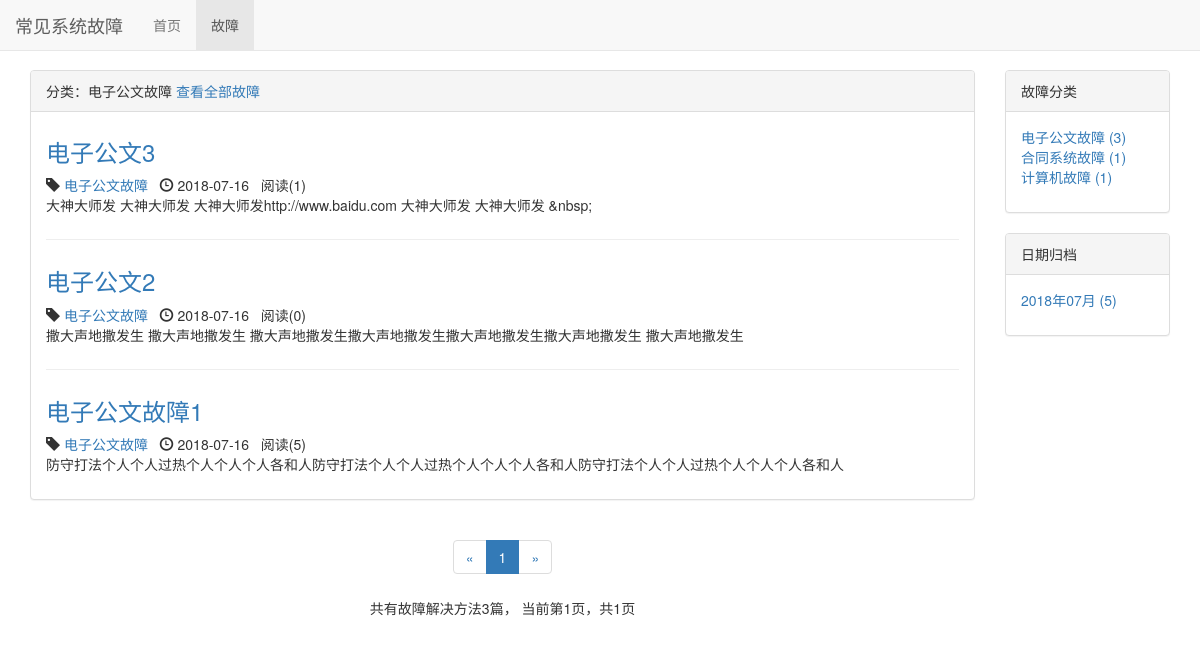
Page /oas/type/1 on the committed database.
### oa/models.py (models this page shows, shortened)
class ErrSysType(models.Model):
    type_name = models.CharField(max_length=15, verbose_name='故障类别')
    def __str__(self):
        return self.type_name

class ErrSys(models.Model):
    err_type = models.ForeignKey(ErrSysType, on_delete=models.DO_NOTHING, verbose_name='故障类别', related_name='errsys_e')
    title = models.CharField(max_length=100, verbose_name='标题')
    author = models.ForeignKey(User, on_delete=models.DO_NOTHING, verbose_name='作者')
    content = RichTextUploadingField(verbose_name='正文')
    readed_num = models.IntegerField(default=0, verbose_name='阅读数')
    created_time = models.DateTimeField(auto_now_add=True, verbose_name='创建时间')
    last_updated_time = models.DateTimeField(auto_now=True, verbose_name='更新时间')
    class Meta:
        ordering = ['-created_time']

### oa/views.py (the view)
# urls.py: path('type/<int:err_type_pk>', views.article_with_type, name="article_with_type"),
def article_with_type(request, err_type_pk):
    err_type = get_object_or_404(ErrSysType, pk=err_type_pk)
    err_all_list = ErrSys.objects.filter(err_type=err_type)
    context = get_system_list_common_data(request, err_all_list)
    context['err_type'] = err_type
    return render_to_response('oas/blogs_with_type.html', context)

### oa/templates/oas/blogs_with_type.html (shortened to what this page needs)
{% extends 'oas/blog_list.html' %}
{% block blog_list_title %}
    分类：{{ err_type.type_name }}
    <a href="{% url 'article_list' %}">查看全部故障</a>
{% endblock %}

### oa/templates/oas/blog_list.html (shortened to what this page needs)
{% extends 'base.html' %}
{% block nav_blog_active %}active{% endblock %}
{% load staticfiles %}
{% block header_extends %}
    <link rel="stylesheet" href="{% static 'blog/blog.css' %}">
{% endblock %}
{% block content %}
    <div class="container">
        <div class="row">
            <div class="col-xs-12 col-sm-8 col-md-9 col-lg-10">
                <div class="panel panel-default">
                    <div class="panel-heading">{% block blog_list_title %}故障列表{% endblock %}</div>
                    <div class="panel-body">
                        {% for article in articles %}
                            <div class="blog">
                                <h3><a href="{% url 'article_detail' article.pk %}">{{ article.title }}</a></h3>
                                <p class="blog-info">
                                    <span class="glyphicon glyphicon-tag"></span> <a href="{% url 'article_with_type' article.err_type.pk %}">{{ article.err_type }}</a>&nbsp;&nbsp;
                                    <span class="glyphicon glyphicon-time"></span> {{ article.created_time|date:"Y-m-d" }}&nbsp;&nbsp;
                                    阅读({{ article.readed_num }})
                                </p>
                                <p>{{ article.content|striptags|truncatechars:120 }}</p>
                            </div>
                        {% empty %}
                            <div class="blog">
                                <h3>暂无文章</h3>
                            </div>
                        {% endfor %}
                    </div>
                </div>
                <div class="paginator">
                    <ul class="pagination">
                        <li>
                            {% if page_of_articles.has_previous %}
                                <a href="?page={{ page_of_articles.previous_page_number }}" aria-label="Previous">
                                    <span aria-hidden="true">&laquo;</span>
                                </a>
                            {% else %}
                                <span aria-hidden="true">&laquo;</span>
                            {% endif %}
                        </li>
                        {% for page_num in page_range %}
                            {% if page_num == page_of_articles.number %}
                                <li class="active"><span>{{ page_num }}</span></li>
                            {% else %}
                                {% if page_num == '...' %}
                                    <li><span>{{ page_num }}</span></li>
                                {% else %}
                                    <li><a href="?page={{ page_num }}">{{ page_num }}</a></li>
                                {% endif %}
                            {% endif %}
                        {% endfor %}
                        <li>
                            {% if page_of_articles.has_next %}
                                <a href="?page={{ page_of_articles.next_page_number }}" aria-label="Next">
                                    <span aria-hidden="true">&raquo;</span>
                                </a>
                            {% else %}
                                <span aria-hidden="true">&raquo;</span>
                            {% endif %}
                        </li>
                    </ul>
                    <p>
                        共有故障解决方法{{ page_of_articles.paginator.count }}篇，
                        当前第{{ page_of_articles.number }}页，共{{ page_of_articles.paginator.num_pages }}页
                    </p>
                </div>
            </div>
            <div class="hidden-xs col-sm-4 col-md-3 col-lg-2">
                <div class="panel panel-default">
                    <div class="panel-heading">故障分类</div>
                    <div class="panel-body">
                        <ul class="blog-types">
                            {% for ErrSysType in ErrSysTypes %}
                                <li>
                                    <a href="{% url 'article_with_type' ErrSysType.pk %}">
                                        {{ ErrSysType.type_name }} ({{ ErrSysType.article_count }})
                                    </a>
                                </li>
                            {% empty %}
                                <li>暂无分类</li>
                            {% endfor %}
                        </ul>
                    </div>
                </div>
                <div class="panel panel-default">
                    <div class="panel-heading">日期归档</div>
                    <div class="panel-body">
                        <ul>
                            {% for article_date, article_count in article_dates.items %}
                                <li>
                                    <a href="{% url 'article_with_date' article_date.year article_date.month %}">
                                        {{ article_date|date:"Y年m月" }} ({{ article_count }})
                                    </a>
                                </li>
                            {% endfor %}
                        </ul>
                    </div>
                </div>
            </div>
        </div>
    </div>
{% endblock %}

### templates/base.html (shortened to what this page needs)
{% load staticfiles %}
<!DOCTYPE html>
<html lang="zh-CN">
<head>
    <link rel="stylesheet" href="{% static 'base.css' %}">
    <link rel="stylesheet" href="{% static 'bootstrap-3.3.7/css/bootstrap.min.css' %}">
    {% block header_extends %}{% endblock %}
</head>
<body>
    <div class="navbar navbar-default navbar-fixed-top" role="navigation">
        <div class="container-fluid">
            <div class="navbar-header">
                <a class="navbar-brand" href="{% url 'home' %}">常见系统故障</a>
            </div>
            <div id="navbar-collapse" class="collapse navbar-collapse">
                <ul class="nav navbar-nav">
                    <li class="{% block nav_home_active %}{% endblock %}">
                        <a href="{% url 'home' %}">首页</a>
                    </li>
                    <li class="{% block nav_blog_active %}{% endblock %}">
                        <a href="{% url 'article_list' %}">故障</a>
                    </li>
                </ul>
            </div>
        </div>
    </div>
    {% block content %}{% endblock %}
</body>
</html>

### static/base.css (style rules this page uses)
* { margin: 0; padding: 0; }
body { margin-top: 70px!important; }
ul { list-style-type: none!important; }

### oa/static/blog/blog.css (style rules this page uses)
ul.blog-types { list-style-type: none; }
div.blog:not(:last-child) { margin-bottom: 2em; padding-bottom: 1em; border-bottom: 1px solid #eee; }
div.blog h3 { margin-top: 0.5em; }
div.blog p.blog-info { margin-bottom: 0; }
div.paginator { text-align: center; }

### rows in the picture
ErrSysType: type_name "电子公文故障", article_count "3"
ErrSys: title "电子公文3", err_type "电子公文故障", created_time "2018-07-16", readed_num "1", content "大神大师发 大神大师发 大神大师发http://www.baidu.com 大神大师发 大神大师发 &nbsp;"
ErrSys: title "电子公文2", err_type "电子公文故障", created_time "2018-07-16", readed_num "0", content "撒大声地撒发生 撒大声地撒发生 撒大声地撒发生撒大声地撒发生撒大声地撒发生撒大声地撒发生 撒大声地撒发生"
ErrSys: title "电子公文故障1", err_type "电子公文故障", created_time "2018-07-16", readed_num "5", content "防守打法个人个人过热个人个人个人各和人防守打法个人个人过热个人个人个人各和人防守打法个人个人过热个人个人个人各和人"
ErrSysType: type_name "合同系统故障", article_count "1"
ErrSysType: type_name "计算机故障", article_count "1"

### other values in the picture
{{ page_num }} "1"
{{ page_of_articles.paginator.count }} "3"
{{ page_of_articles.number }} "1"
{{ page_of_articles.paginator.num_pages }} "1"
{{ article_date|date:"Y年m月" }} "2018年07月"
{{ article_count }} "5"
